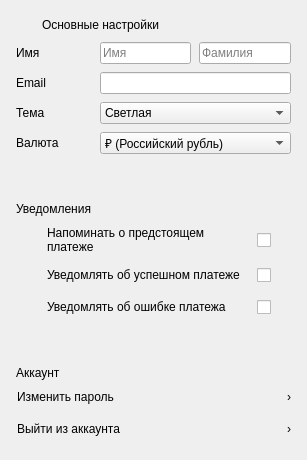
             <widget class="QWidget" name="settingsScrollAreaContents">
              <layout class="QVBoxLayout" name="settingsBodyLayout">
               <property name="leftMargin">
                <number>0</number>
               </property>
               <property name="topMargin">
                <number>0</number>
               </property>
               <property name="rightMargin">
                <number>0</number>
               </property>
               <property name="bottomMargin">
                <number>0</number>
               </property>
               <property name="spacing">
                <number>16</number>
               </property>
               <item>
                <widget class="QFrame" name="profilePanel">
                 <property name="panel" stdset="0">
                  <bool>true</bool>
                 </property>
                 <layout class="QGridLayout" name="profileGrid" columnstretch="2,5">
                  <property name="leftMargin">
                   <number>16</number>
                  </property>
                  <property name="topMargin">
                   <number>16</number>
                  </property>
                  <property name="rightMargin">
                   <number>16</number>
                  </property>
                  <property name="bottomMargin">
                   <number>16</number>
                  </property>
                  <property name="spacing">
                   <number>8</number>
                  </property>
                  <item row="0" column="0" colspan="2">
                   <widget class="QWidget" name="profileHeading">
                    <layout class="QHBoxLayout" name="profileHeadingLayout" stretch="0,1">
                     <property name="leftMargin">
                      <number>0</number>
                     </property>
                     <property name="topMargin">
                      <number>0</number>
                     </property>
                     <property name="rightMargin">
                      <number>0</number>
                     </property>
                     <property name="bottomMargin">
                      <number>0</number>
                     </property>
                     <property name="spacing">
                      <number>8</number>
                     </property>
                     <item>
                      <widget class="QLabel" name="profileHeadingIcon">
                       <property name="text">
                        <string />
                       </property>
                       <property name="pixmap">
                        <pixmap>assets/icons/settings.svg</pixmap>
                       </property>
                       <property name="scaledContents">
                        <bool>true</bool>
                       </property>
                       <property name="minimumSize">
                        <size>
                         <width>18</width>
                         <height>18</height>
                        </size>
                       </property>
                       <property name="maximumSize">
                        <size>
                         <width>18</width>
                         <height>18</height>
                        </size>
                       </property>
                      </widget>
                     </item>
                     <item>
                      <widget class="QLabel" name="profileHeadingLabel">
                       <property name="text">
                        <string>Основные настройки</string>
                       </property>
                       <property name="section" stdset="0">
                        <bool>true</bool>
                       </property>
                      </widget>
                     </item>
                    </layout>
                   </widget>
                  </item>
                  <item row="1" column="0">
                   <widget class="QLabel" name="settingCaption1">
                    <property name="text">
                     <string>Имя</string>
                    </property>
                   </widget>
                  </item>
                  <item row="1" column="1">
                   <widget class="QWidget" name="nameFields">
                    <layout class="QHBoxLayout" name="nameFieldsLayout">
                     <property name="leftMargin">
                      <number>0</number>
                     </property>
                     <property name="topMargin">
                      <number>0</number>
                     </property>
                     <property name="rightMargin">
                      <number>0</number>
                     </property>
                     <property name="bottomMargin">
                      <number>0</number>
                     </property>
                     <property name="spacing">
                      <number>8</number>
                     </property>
                     <item>
                      <widget class="QLineEdit" name="nameInput">
                       <property name="placeholderText">
                        <string>Имя</string>
                       </property>
                       <property name="accessibleName">
                        <string>Имя</string>
                       </property>
                       <property name="maxLength">
                        <number>50</number>
                       </property>
                      </widget>
                     </item>
                     <item>
                      <widget class="QLineEdit" name="surnameInput">
                       <property name="placeholderText">
                        <string>Фамилия</string>
                       </property>
                       <property name="accessibleName">
                        <string>Фамилия</string>
                       </property>
                       <property name="maxLength">
                        <number>50</number>
                       </property>
                      </widget>
                     </item>
                    </layout>
                   </widget>
                  </item>
                  <item row="2" column="0">
                   <widget class="QLabel" name="settingCaption2">
                    <property name="text">
                     <string>Email</string>
                    </property>
                   </widget>
                  </item>
                  <item row="2" column="1">
                   <widget class="QLineEdit" name="emailInput">
                    <property name="maxLength">
                     <number>254</number>
                    </property>
                   </widget>
                  </item>
                  <item row="3" column="0">
                   <widget class="QLabel" name="settingCaption3">
                    <property name="text">
                     <string>Тема</string>
                    </property>
                   </widget>
                  </item>
                  <item row="3" column="1">
                   <widget class="QComboBox" name="themeInput">
                    <item>
                     <property name="text">
                      <string>Светлая</string>
                     </property>
                    </item>
                    <item>
                     <property name="text">
                      <string>Тёмная</string>
                     </property>
                    </item>
                   </widget>
                  </item>
                  <item row="4" column="0">
                   <widget class="QLabel" name="settingCaption4">
                    <property name="text">
                     <string>Валюта</string>
                    </property>
                   </widget>
                  </item>
                  <item row="4" column="1">
                   <widget class="QComboBox" name="currencyInput">
                    <item>
                     <property name="text">
                      <string>₽ (Российский рубль)</string>
                     </property>
                    </item>
                    <property name="toolTip">
                     <string>Все цены каталога и платежи учитываются в рублях.</string>
                    </property>
                   </widget>
                  </item>
                 </layout>
                </widget>
               </item>
               <item>
                <widget class="QFrame" name="notificationSettingsPanel">
                 <property name="panel" stdset="0">
                  <bool>true</bool>
                 </property>
                 <layout class="QVBoxLayout" name="notificationSettingsPanelLayout">
                  <property name="leftMargin">
                   <number>16</number>
                  </property>
                  <property name="topMargin">
                   <number>16</number>
                  </property>
                  <property name="rightMargin">
                   <number>16</number>
                  </property>
                  <property name="bottomMargin">
                   <number>16</number>
                  </property>
                  <property name="spacing">
                   <number>10</number>
                  </property>
                  <item>
                   <widget class="QLabel" name="notificationSettingsHeading">
                    <property name="text">
                     <string>Уведомления</string>
                    </property>
                    <property name="section" stdset="0">
                     <bool>true</bool>
                    </property>
                   </widget>
                  </item>
                  <item>
                   <widget class="QWidget" name="remindersSettingsRow">
                    <layout class="QHBoxLayout" name="remindersSettingsRowLayout" stretch="0,1,0">
                     <property name="leftMargin">
                      <number>0</number>
                     </property>
                     <property name="topMargin">
                      <number>0</number>
                     </property>
                     <property name="rightMargin">
                      <number>0</number>
                     </property>
                     <property name="bottomMargin">
                      <number>0</number>
                     </property>
                     <property name="spacing">
                      <number>14</number>
                     </property>
                     <item>
                      <widget class="QLabel" name="remindersSettingsIcon">
                       <property name="text">
                        <string />
                       </property>
                       <property name="pixmap">
                        <pixmap>assets/icons/bell.svg</pixmap>
                       </property>
                       <property name="scaledContents">
                        <bool>true</bool>
                       </property>
                       <property name="minimumSize">
                        <size>
                         <width>17</width>
                         <height>17</height>
                        </size>
                       </property>
                       <property name="maximumSize">
                        <size>
                         <width>17</width>
                         <height>17</height>
                        </size>
                       </property>
                      </widget>
                     </item>
                     <item>
                      <widget class="QLabel" name="remindersSettingsCaption">
                       <property name="text">
                        <string>Напоминать о предстоящем платеже</string>
                       </property>
                       <property name="muted" stdset="0">
                        <bool>true</bool>
                       </property>
                       <property name="wordWrap">
                        <bool>true</bool>
                       </property>
                      </widget>
                     </item>
                     <item>
                      <widget class="QCheckBox" name="remindersToggle">
                       <property name="switch" stdset="0">
                        <bool>true</bool>
                       </property>
                       <property name="accessibleName">
                        <string>Напоминать о предстоящем платеже</string>
                       </property>
                       <property name="minimumSize">
                        <size>
                         <width>34</width>
                         <height>22</height>
                        </size>
                       </property>
                       <property name="maximumSize">
                        <size>
                         <width>34</width>
                         <height>22</height>
                        </size>
                       </property>
                      </widget>
                     </item>
                    </layout>
                   </widget>
                  </item>
                  <item>
                   <widget class="QWidget" name="successSettingsRow">
                    <layout class="QHBoxLayout" name="successSettingsRowLayout" stretch="0,1,0">
                     <property name="leftMargin">
                      <number>0</number>
                     </property>
                     <property name="topMargin">
                      <number>0</number>
                     </property>
                     <property name="rightMargin">
                      <number>0</number>
                     </property>
                     <property name="bottomMargin">
                      <number>0</number>
                     </property>
                     <property name="spacing">
                      <number>14</number>
                     </property>
                     <item>
                      <widget class="QLabel" name="successSettingsIcon">
                       <property name="text">
                        <string />
                       </property>
                       <property name="pixmap">
                        <pixmap>assets/icons/bell.svg</pixmap>
                       </property>
                       <property name="scaledContents">
                        <bool>true</bool>
                       </property>
                       <property name="minimumSize">
                        <size>
                         <width>17</width>
                         <height>17</height>
                        </size>
                       </property>
                       <property name="maximumSize">
                        <size>
                         <width>17</width>
                         <height>17</height>
                        </size>
                       </property>
                      </widget>
                     </item>
                     <item>
                      <widget class="QLabel" name="successSettingsCaption">
                       <property name="text">
                        <string>Уведомлять об успешном платеже</string>
                       </property>
                       <property name="muted" stdset="0">
                        <bool>true</bool>
                       </property>
                       <property name="wordWrap">
                        <bool>true</bool>
                       </property>
                      </widget>
                     </item>
                     <item>
                      <widget class="QCheckBox" name="successToggle">
                       <property name="switch" stdset="0">
                        <bool>true</bool>
                       </property>
                       <property name="accessibleName">
                        <string>Уведомлять об успешном платеже</string>
                       </property>
                       <property name="minimumSize">
                        <size>
                         <width>34</width>
                         <height>22</height>
                        </size>
                       </property>
                       <property name="maximumSize">
                        <size>
                         <width>34</width>
                         <height>22</height>
                        </size>
                       </property>
                      </widget>
                     </item>
                    </layout>
                   </widget>
                  </item>
                  <item>
                   <widget class="QWidget" name="errorsSettingsRow">
                    <layout class="QHBoxLayout" name="errorsSettingsRowLayout" stretch="0,1,0">
                     <property name="leftMargin">
                      <number>0</number>
                     </property>
                     <property name="topMargin">
                      <number>0</number>
                     </property>
                     <property name="rightMargin">
                      <number>0</number>
                     </property>
                     <property name="bottomMargin">
                      <number>0</number>
                     </property>
                     <property name="spacing">
                      <number>14</number>
                     </property>
                     <item>
                      <widget class="QLabel" name="errorsSettingsIcon">
                       <property name="text">
                        <string />
                       </property>
                       <property name="pixmap">
                        <pixmap>assets/icons/bell.svg</pixmap>
                       </property>
                       <property name="scaledContents">
                        <bool>true</bool>
                       </property>
                       <property name="minimumSize">
                        <size>
                         <width>17</width>
                         <height>17</height>
                        </size>
                       </property>
                       <property name="maximumSize">
                        <size>
                         <width>17</width>
                         <height>17</height>
                        </size>
                       </property>
                      </widget>
                     </item>
                     <item>
                      <widget class="QLabel" name="errorsSettingsCaption">
                       <property name="text">
                        <string>Уведомлять об ошибке платежа</string>
                       </property>
                       <property name="muted" stdset="0">
                        <bool>true</bool>
                       </property>
                       <property name="wordWrap">
                        <bool>true</bool>
                       </property>
                      </widget>
                     </item>
                     <item>
                      <widget class="QCheckBox" name="errorsToggle">
                       <property name="switch" stdset="0">
                        <bool>true</bool>
                       </property>
                       <property name="accessibleName">
                        <string>Уведомлять об ошибке платежа</string>
                       </property>
                       <property name="minimumSize">
                        <size>
                         <width>34</width>
                         <height>22</height>
                        </size>
                       </property>
                       <property name="maximumSize">
                        <size>
                         <width>34</width>
                         <height>22</height>
                        </size>
                       </property>
                      </widget>
                     </item>
                    </layout>
                   </widget>
                  </item>
                 </layout>
                </widget>
               </item>
               <item>
                <widget class="QFrame" name="accountPanel">
                 <property name="panel" stdset="0">
                  <bool>true</bool>
                 </property>
                 <layout class="QVBoxLayout" name="accountPanelLayout">
                  <property name="leftMargin">
                   <number>16</number>
                  </property>
                  <property name="topMargin">
                   <number>16</number>
                  </property>
                  <property name="rightMargin">
                   <number>16</number>
                  </property>
                  <property name="bottomMargin">
                   <number>16</number>
                  </property>
                  <property name="spacing">
                   <number>2</number>
                  </property>
                  <item>
                   <widget class="QLabel" name="accountHeading">
                    <property name="text">
                     <string>Аккаунт</string>
                    </property>
                    <property name="section" stdset="0">
                     <bool>true</bool>
                    </property>
                   </widget>
                  </item>
                  <item>
                   <widget class="QWidget" name="changePasswordButtonRow">
                    <layout class="QHBoxLayout" name="changePasswordButtonLayout" stretch="1,0">
                     <property name="leftMargin">
                      <number>0</number>
                     </property>
                     <property name="topMargin">
                      <number>0</number>
                     </property>
                     <property name="rightMargin">
                      <number>0</number>
                     </property>
                     <property name="bottomMargin">
                      <number>0</number>
                     </property>
                     <property name="spacing">
                      <number>12</number>
                     </property>
                     <item>
                      <widget class="QPushButton" name="changePasswordButton">
                       <property name="text">
                        <string>Изменить пароль</string>
                       </property>
                       <property name="flat" stdset="0">
                        <bool>true</bool>
                       </property>
                       <property name="styleSheet">
                        <string>text-align:left;padding:7px 0;</string>
                       </property>
                       <property name="icon">
                        <iconset>
                         <normaloff>assets/icons/lock.svg</normaloff>
                        </iconset>
                       </property>
                      </widget>
                     </item>
                     <item>
                      <widget class="QLabel" name="changePasswordButtonArrow">
                       <property name="text">
                        <string>›</string>
                       </property>
                       <property name="muted" stdset="0">
                        <bool>true</bool>
                       </property>
                      </widget>
                     </item>
                    </layout>
                   </widget>
                  </item>
                  <item>
                   <widget class="QWidget" name="logoutButtonRow">
                    <layout class="QHBoxLayout" name="logoutButtonLayout" stretch="1,0">
                     <property name="leftMargin">
                      <number>0</number>
                     </property>
                     <property name="topMargin">
                      <number>0</number>
                     </property>
                     <property name="rightMargin">
                      <number>0</number>
                     </property>
                     <property name="bottomMargin">
                      <number>0</number>
                     </property>
                     <property name="spacing">
                      <number>12</number>
                     </property>
                     <item>
                      <widget class="QPushButton" name="logoutButton">
                       <property name="text">
                        <string>Выйти из аккаунта</string>
                       </property>
                       <property name="flat" stdset="0">
                        <bool>true</bool>
                       </property>
                       <property name="styleSheet">
                        <string>text-align:left;padding:7px 0;</string>
                       </property>
                       <property name="icon">
                        <iconset>
                         <normaloff>assets/icons/logout.svg</normaloff>
                        </iconset>
                       </property>
                      </widget>
                     </item>
                     <item>
                      <widget class="QLabel" name="logoutButtonArrow">
                       <property name="text">
                        <string>›</string>
                       </property>
                       <property name="muted" stdset="0">
                        <bool>true</bool>
                       </property>
                      </widget>
                     </item>
                    </layout>
                   </widget>
                  </item>
                 </layout>
                </widget>
               </item>
              </layout>
             </widget>
